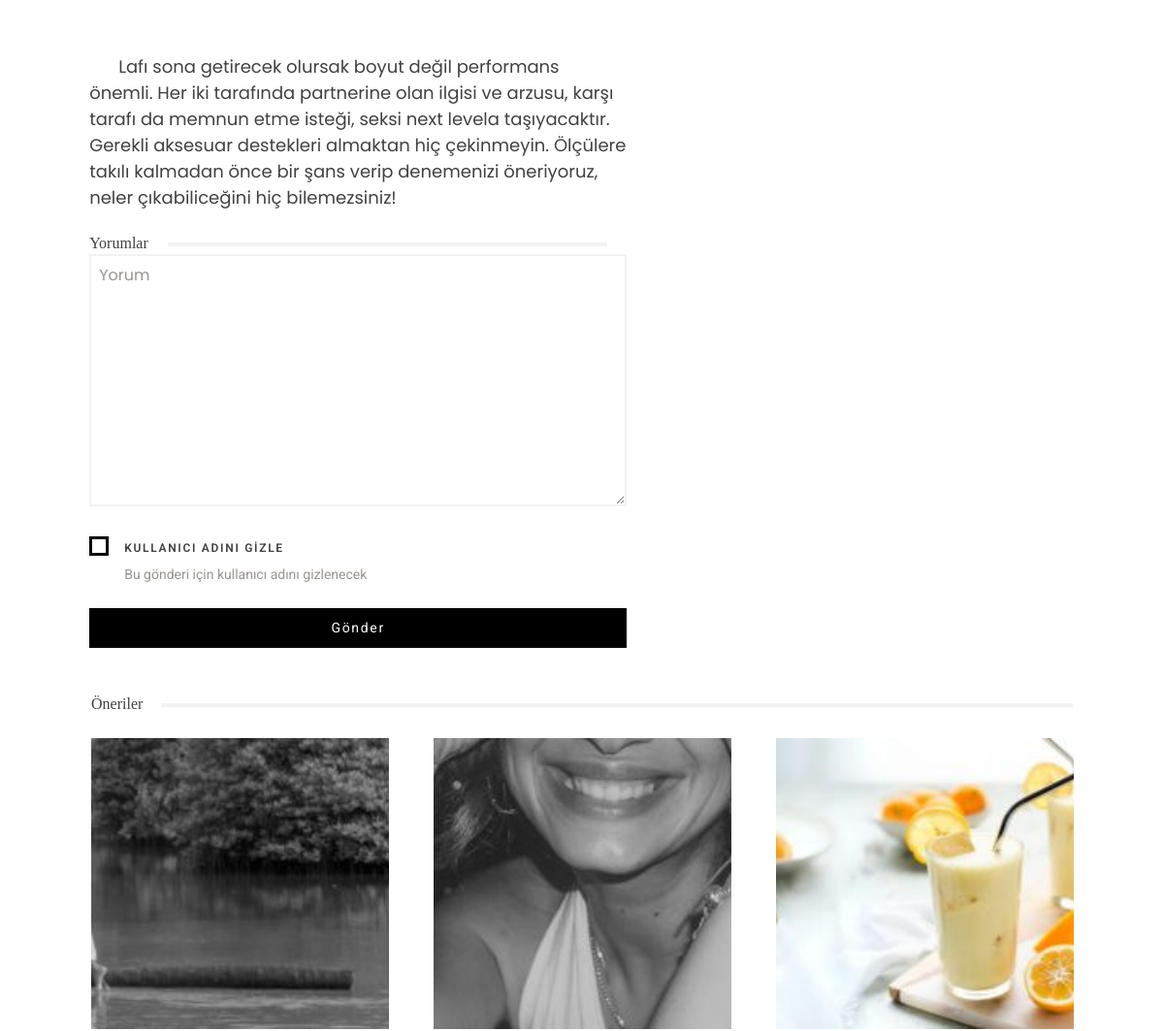
The page /blog-detail/erkek-arkadasimin-kucuk-penisi-varsa-ne-yapmaliyim-copy-copy (middle part) on the database as committed earlier.
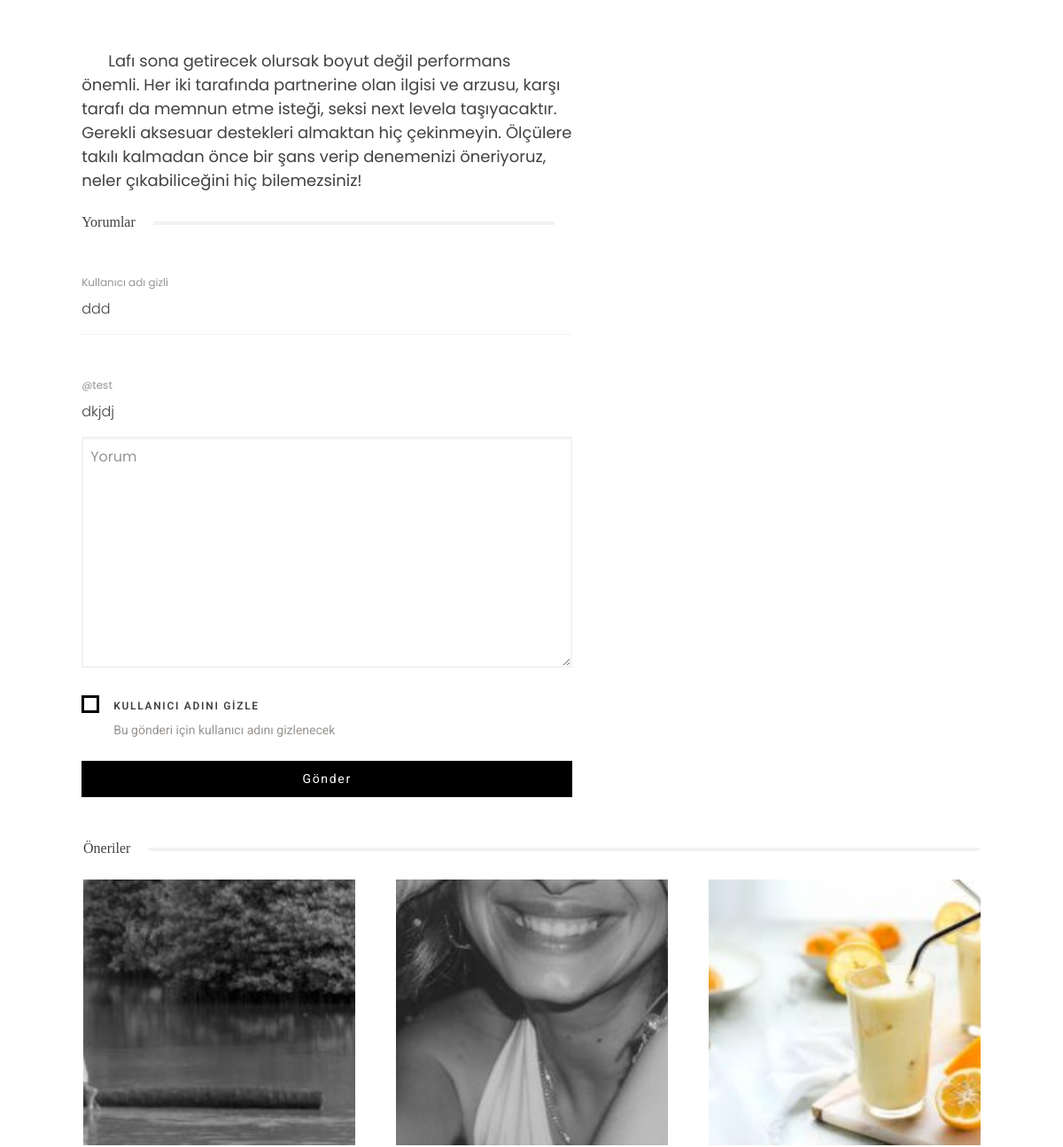
The same page on the database as committed later.
### tuerny_app/models.py (models this page shows, shortened)
class Blog(models.Model):
    category = models.ForeignKey(
        'SubCategory',
        on_delete=models.SET_NULL,
        null=True,
        related_name="blogs"
    )
    extra_categories = models.ManyToManyField(  # Yeni çoklu kategori desteği
        'SubCategory',
        related_name="extra_blogs",
        blank=True
    )
    title = models.CharField(max_length=255)
    short_description = RichTextField(default="", null=True, blank=True)
    content = RichTextField()  # CKEditor entegrasyonu için
    media = models.ImageField(upload_to='blog_media/', null=True, blank=True)
    media_extra = models.FileField(
        upload_to='blog_media/',
        null=True,
        blank=True,
        help_text="Medya dosyası (resim, video veya ses dosyası) yükleyebilirsiniz."
    )
    user = models.ForeignKey(
        'CustomUser',
        on_delete=models.CASCADE,
        related_name="blogs"
    )
    source = models.URLField(max_length=500, null=True, blank=True)  # Kaynak (isteğe bağlı)
    author = models.CharField(max_length=200, null=True, blank=True)  # Kaynak (isteğe bağlı)
    slug = models.SlugField(max_length=255, unique=True, blank=True)  # Slug alanı
    created_at = models.DateTimeField(auto_now_add=True)
    class Meta:
        ordering = ['-created_at']

class SuggestedBlog(models.Model):
    blog = models.OneToOneField(
        Blog,
        on_delete=models.CASCADE,
        related_name="suggested_blog"
    )
    is_active = models.BooleanField(default=True)  # Blog önerilerini yönetmek için

class Comment(models.Model):
    blog = models.ForeignKey(Blog, on_delete=models.CASCADE, null=True, blank=True, related_name="comments")
    question = models.ForeignKey(Question, on_delete=models.CASCADE, null=True, blank=True, related_name="comments")
    user = models.ForeignKey(CustomUser, on_delete=models.CASCADE, related_name="comments")
    content = models.TextField()
    anonymous = models.BooleanField(default=False, help_text="Eğer seçilirse yorum anonim olarak yapılır.")
    created_at = models.DateTimeField(auto_now_add=True)
    class Meta:
        ordering = ['-created_at']

class CustomUser(AbstractUser):
    email = models.EmailField(unique=True)
    phone = models.CharField(max_length=15, unique=True, null=True, blank=True)
    birth_date = models.DateField(null=True, blank=True)
    gender = models.CharField(
        max_length=10,
        choices=[('Male', 'Erkek'), ('Female', 'Kadın'), ('Other', 'Diğer')],
        null=True,
        blank=True
    )
    REQUIRED_FIELDS = ['email', 'phone', 'birth_date', 'gender']  # Varsayılan alanlara ek olarak zorunlu alanlar
    USERNAME_FIELD = 'username'  # Kullanıcı adı olarak username kullanılacak

### tuerny_app/views.py (the view)
# urls.py: path("blog-detail/<str:slug>", views.blog_detail, name="blog_detail"),
def blog_detail(request, slug):
    blog = Blog.objects.all()
    s_blogs = SuggestedBlog.objects.all()
    blog_ = get_object_or_404(Blog, slug=slug)
    if request.user.is_authenticated:
        saved_blogs = Blog.objects.filter(saved_by_users__user=request.user)
    else:
        saved_blogs = Blog.objects.none()
    print(blog_ in saved_blogs)
    return render(request, "tuerny_app/blog_detail.html", {"blog": blog, "blog_": blog_, "s_blog":s_blogs, "saved_blog": saved_blogs})

### tuerny_app/context_processors.py (called while the page is built)
def categories_context(request):
    categories = MainCategory.objects.all()
    subcategories = SubCategory.objects.all()
    blogs = Blog.objects.all()
    return {
        'categories': categories,
        'subcategories': subcategories,
        'blog': blogs
    }

### tuerny_app/templates/tuerny_app/blog_detail.html (shortened to what this page needs)
{% extends 'base.html' %}
{% load static %}
{% block content %}
<div class="container py-5">
    <div class="row justify-content-around">
        <div class="col-lg-6 p-0">
            <div class="d-flex flex-column gap-4">
                <div class="blog-content d-flex flex-column gap-3">
                    {{blog_.content | safe}}
                </div>
                <div class="blog-comment">
                  <div class="blog-section-title soru">
                    <span>Yorumlar</span>
                    <div class="blog-section-title-divider"></div>
                  </div>
                  {% for comment in blog_.comments.all %}
                  <div class="mt-5 d-flex flex-column gap-3">
                              <div class="blog-comment-item">
                                  {% if comment.anonymous %}
                                  <p class="blog-comment-item-author">Kullanıcı adı gizli</p>
                                  {% else %}
                                  <p class="blog-comment-item-author">@{{comment.user.username}}</p>
                                  {% endif %}
                                  <p class="blog-comment-item-text">
                                      {{comment.content}}
                                  </p>
                              </div>
                              <div class="teurny-divider"></div>
                  </div>
                  {% endfor %}
                    <form method="POST" class="ajaxFormTrue" action="{% url 'tuerny_app:add_blog_comment' %}">
                        <textarea name="content" class="teurny-input w-100 vRequired" rows="10"
                            placeholder="Yorum" required></textarea>
                        <div class="d-flex gap-3 mt-4">
                            <div>
                                <label for="cb-1" class="teurny-checkbox">
                                </label>
                            </div>
                            <div>
                                <p class="fw-semibold font-roboto blog-comment-checkbox-label mb-1">
                                    KULLANICI ADINI GİZLE
                                </p>
                                <p class="font-roboto blog-comment-checkbox-text">
                                    Bu gönderi için kullanıcı adını gizlenecek
                                </p>
                            </div>
                        </div>
                        <button type="submit" class="teurny-footer-btn mt-4">Gönder</button>
                    </form>
                </div>
            </div>
        </div>
        <div class="col-lg-4">
    </div>
    <div class="blog-section-1 py-5 section-5 d-none d-lg-block">
        <div class="container d-flex flex-column gap-4">
          <div class="blog-section-title px-2">
            <span>Öneriler</span>
            <div class="blog-section-title-divider"></div>
          </div>
          <div>
            <div class="blog-card-slider-3">
              {% for blog in s_blog %}
              <div class="px-2">
                <div class="blog-card-1 mw-100">
                  <a href="{% url 'tuerny_app:blog_detail' blog.blog.slug %}">
                    <img
                      src="{{blog.blog.media.url}}"
                      class="w-100 object-fit-cover"
                      style="height: 300px; max-height: 100%"
                    />
                  </a>
                </div>
              </div>
              {% endfor %}
            </div>
          </div>
        </div>
      </div>
</div>
{% endblock content %}

### templates/base.html (shortened to what this page needs)
{% load static %}
<!DOCTYPE html>
<html lang="tr">
  <head>
    <link href="https://cdn.jsdelivr.net/npm/bootstrap@5.3.3/dist/css/bootstrap.min.css" rel="stylesheet">
    <link rel="stylesheet" href="https://cdnjs.cloudflare.com/ajax/libs/bootstrap-datepicker/1.10.0/css/bootstrap-datepicker.min.css" />
    <link rel="stylesheet" href="https://cdnjs.cloudflare.com/ajax/libs/font-awesome/6.7.2/css/all.min.css" />
    <link rel="stylesheet" href="{% static 'tuerny_app/css/slick.css' %}">
    <link rel="stylesheet" href="https://cdnjs.cloudflare.com/ajax/libs/font-awesome/6.7.2/css/all.min.css" />
    <link rel="stylesheet" href="https://cdnjs.cloudflare.com/ajax/libs/slick-carousel/1.9.0/slick-theme.min.css" />
    <link rel="stylesheet" href="https://cdnjs.cloudflare.com/ajax/libs/animate.css/4.1.1/animate.min.css" />
    <link rel="stylesheet" href="https://cdnjs.cloudflare.com/ajax/libs/magnific-popup.js/1.2.0/magnific-popup.min.css" />
    <link rel="stylesheet" href="{% static 'tuerny_app/css/general.css' %}" />
    <link rel="stylesheet" href="{% static 'tuerny_app/css/components.css' %}" />
    <link rel="stylesheet" href="{% static 'tuerny_app/css/blog.css' %}" />
    <link rel="stylesheet" href="{% static 'tuerny_app/css/blog-detail.css' %}" />
    <link rel="stylesheet" href="{% static 'tuerny_app/css/question.css' %}" />
    <link rel="stylesheet" href="{% static 'tuerny_app/css/profile.css' %}" />
    <link rel="stylesheet" href="{% static 'tuerny_app/css/sidebar.css' %}" />
  </head>
  <body>
    <div class="wrapper">
{% block content %}
{% endblock content %}
</div>
</body>
</html>

### tuerny_app/static/tuerny_app/css/general.css (style rules this page uses)
:root { --teurny-black: #000000; --teurny-darker: #202020; --teurny-dark: #414141; --teurny-mid: #989491; --teurny-light: #faf6f1; --teurny-lighter: #f2f2f2; --teurny-1: #8f4d61; --teurny-2: #ca7c83; --teurny-3: #d09f83; --teurny-4: #cd9095; }
html { scroll-behavior: smooth; height: 100%; }
body { scroll-behavior: smooth; height: 100%; box-sizing: border-box; }
* { color: var(--teurny-dark); font-family: "Poppins"; }
.font-roboto { font-family: "Roboto", serif; }
.container { padding-left: 28px; padding-right: 28px; }

### tuerny_app/static/tuerny_app/css/components.css (style rules this page uses)
.teurny-input { border: 2px solid var(--teurny-lighter); padding: 8px; font-size: 1rem; }
.teurny-input::placeholder { color: var(--teurny-mid); }
.teurny-footer-btn { background-color: #000; border: 2px solid var(--teurny-black); padding: 8px 12px; display: block; width: 100%; transition: all 0.3s; display: flex; align-items: center; justify-content: center; gap: 8px; color: #fff; letter-spacing: 1.69px; font-family: 'Roboto'; font-weight: 400; font-size: 14px; }
.teurny-divider { border-bottom: 1px solid var(--teurny-lighter); width: 100%; }
.teurny-checkbox { width: 20px; height: 20px; border: 3px solid black; display: flex; justify-content: center; align-items: center; }

### tuerny_app/static/tuerny_app/css/blog.css (style rules this page uses)
.blog-section-title { display: flex; justify-content: space-between; align-items: center; position: relative; }
.blog-section-title > *:first-child { padding-right: 20px; }
.blog-section-title > *:last-child { padding-left: 20px; color: #8f4d61; }
.blog-section-title .blog-section-title-divider { flex-grow: 1; background-color: var(--teurny-lighter); height: 4px; }
.blog-section-title span, .blog-section-title a { font-family: "Playfair Display"; font-size: 16px; font-weight: 400; line-height: 20.8px; }
.blog-section-title.soru.blog-section-title span { font-family: "Playfair Display"; font-size: 16px; }
.blog-section-1 { background-color: #ffffff; }
.blog-section-1.section-5 .blog-card-slider-3 .slick-slide.slick-active .blog-card-1 { gap: 12px; }
.blog-card-1 { max-width: 300px; display: flex; flex-direction: column; gap: 22px; position: relative; }

### tuerny_app/static/tuerny_app/css/blog-detail.css (style rules this page uses)
.blog-content p { font-size: 18px; text-indent: 30px; }
.blog-comment-checkbox-label { font-size: 12px; line-height: 25px; font-weight: 500; letter-spacing: 1.69px; }
.blog-comment-checkbox-text { font-size: 14px; color: var(--teurny-mid); }
.blog-comment-item { display: flex; flex-direction: column; gap: 9px; }
.blog-comment-item .blog-comment-item-author { font-size: 12px; color: var(--teurny-mid); margin: 0 !important; }
.blog-comment-item .blog-comment-item-text { font-weight: 300; margin: 0 !important; }

### templates/base.html (style rules this page uses)
.slick-slide { margin-left: 15px; margin-right: 15px; }

Rows that differ between the two databases and show on the page:
added Comment: anonymous "Kullanıcı adı gizli", content "ddd"
added Comment: user.username "test", content "dkjdj"
